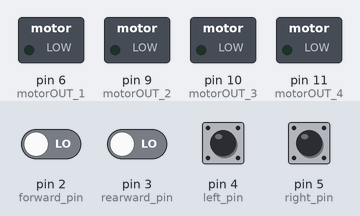
A sketch run on a simulated Arduino Uno, built with avr-gcc and run on an emulated ATmega328P. Parts: switched loads named in the sketch (green lamp = pin HIGH). Inputs (shaded band) come from the test bench; at power-on: pin 2 (forward_pin), pin 3 (rearward_pin), pin 4 (left_pin), pin 5 (right_pin) LOW.

Above: at 1.2 s.
1.3 s: pin 2 (forward_pin) driven HIGH
At 1.7 s:
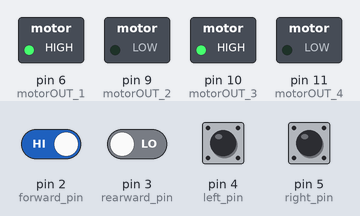
2.8 s: pin 3 (rearward_pin) driven HIGH
At 3.1 s:
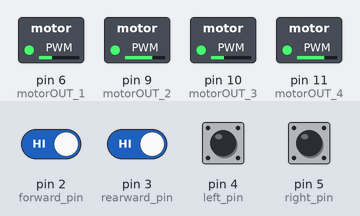
4.3 s: pin 4 (left_pin) pulled HIGH for 0.15 s
At 4.42 s:
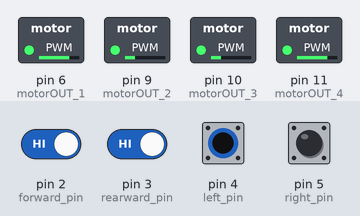
5.9 s: pin 5 (right_pin) pulled HIGH for 0.15 s
At 6.02 s:
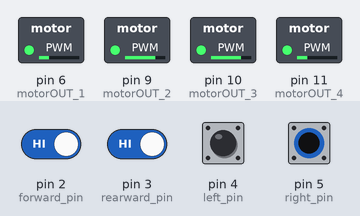
7.5 s: pin 2 (forward_pin) driven LOW
At 8.6 s:
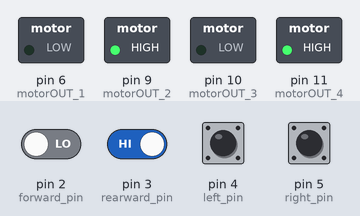
9.0 s: pin 4 (left_pin) pulled HIGH for 1 s
At 9.8 s:
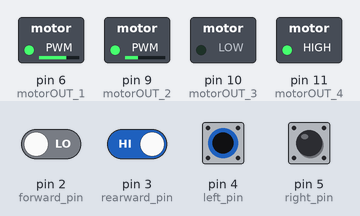
Timing chart, 0 to 12.0 s (numbered marks = the images above; inputs shaded):
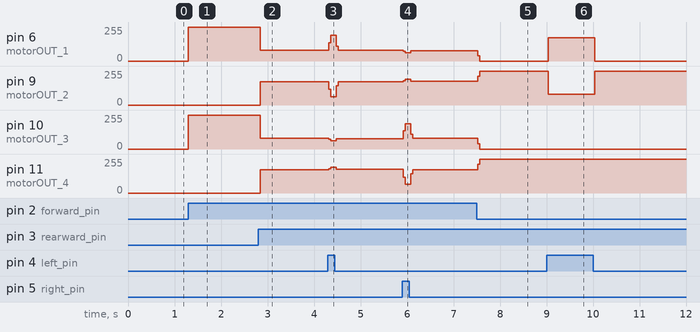

The sketch:

ROVER1_arduino.ino
```cpp
/*This script was created by GR3Y
 *
 * This script is for use with the XC4492 motor controller but can be easilly adapted to suit other H-Bridge motor controllers by changing the output for the motor contoller
 *
 * THIS SCRIPT IS FOR THE ARDUINO UNO AND NOT THE ESP8266, I HAVE LINKED THE OTHER CODE ALSO ON MY GITHUB PAGE
 *
 * I have the PDF for the XC4492 motor controller on my github page
 * -
 */

const int forward_pin = 2; //pins 2, 3, 4, 5 will be used for inputs
const int rearward_pin = 3;
const int left_pin = 4;
const int right_pin = 5;

int forward = 0;  //variables for the stat of the input:
int rearward = 0;
int left = 0;
int right = 0;

const int motorOUT_1 = 6; //PWM outputs for motor controller:
const int motorOUT_2 = 9;
const int motorOUT_3 = 10;
const int motorOUT_4 = 11;


void setup() {

  pinMode(forward_pin, INPUT);  //input coming from esp8266:
  pinMode(rearward_pin, INPUT);
  pinMode(left_pin, INPUT);
  pinMode(right_pin, INPUT);

  //-------------------------------------------------------------
  //CHANGE OUTPUTS FOR DIFFERENT H-BRIDGE MOTOR CONTROLLERS
  //-------------------------------------------------------------
  pinMode(motorOUT_1, OUTPUT); //outputs for the motor controller:
  pinMode(motorOUT_2, OUTPUT); //motorA = motorOUT_1 and motorOUT_2:
  pinMode(motorOUT_3, OUTPUT); //motorB = motorOUT_3 and motorOUT_4:
  pinMode(motorOUT_4, OUTPUT);
  //-------------------------------------------------------------
  //-------------------------------------------------------------

}

void loop() {
  //asign the current output from the esp8266 to the appropiate variable:
  forward = digitalRead(forward_pin);
  rearward = digitalRead(rearward_pin);
  left = digitalRead(left_pin);
  right = digitalRead(right_pin);

  //If the forward option is correct then set the pins to output the forward signal:
  if (forward == HIGH) {
    digitalWrite(motorOUT_1, HIGH);
    digitalWrite(motorOUT_2, LOW);
    digitalWrite(motorOUT_3, HIGH);
    digitalWrite(motorOUT_4, LOW);
  }

  //If the rearward option is correct then set the pins to output the rearward signal:
  if (rearward == HIGH) {
    digitalWrite(motorOUT_1, LOW);
    digitalWrite(motorOUT_2, HIGH);
    digitalWrite(motorOUT_3, LOW);
    digitalWrite(motorOUT_4, HIGH);
  }

  //If the left option is correct then set the pins to output the left signal:
  if (left == HIGH) {
    digitalWrite(motorOUT_1, HIGH);
    digitalWrite(motorOUT_2, LOW);
    digitalWrite(motorOUT_3, LOW);
    digitalWrite(motorOUT_4, HIGH);

  }

  //If the right option is correct then set the pins to output the right siganl:
  if (right == HIGH) {
    digitalWrite(motorOUT_1, LOW);
    digitalWrite(motorOUT_2, HIGH);
    digitalWrite(motorOUT_3, HIGH);
    digitalWrite(motorOUT_4, LOW);
  }
}
```

Measured:
- after the input at 1.3 s, pin 6 (motorOUT_1), pin 10 (motorOUT_3): 0/255 → 255/255 at once
- after the input at 2.8 s, pin 6 (motorOUT_1), pin 10 (motorOUT_3): 255/255 → 82/255 at once; pin 9 (motorOUT_2), pin 11 (motorOUT_4): 0/255 → 173/255 at once
- after the input at 4.3 s, pin 6 (motorOUT_1): 82/255 → 192/255 at once, → 82/255 0.16 s later; pin 9 (motorOUT_2): 173/255 → 62/255 at once, → 173/255 0.16 s later; pin 10 (motorOUT_3): 82/255 → 63/255 at once, → 78/255 0.16 s later; pin 11 (motorOUT_4): 173/255 → 192/255 at once, → 177/255 0.16 s later
- after the input at 5.9 s, pin 6 (motorOUT_1): 82/255 → 63/255 at once, → 78/255 0.16 s later; pin 9 (motorOUT_2): 173/255 → 192/255 at once, → 177/255 0.16 s later; pin 10 (motorOUT_3): 78/255 → 190/255 at once, → 82/255 0.16 s later; pin 11 (motorOUT_4): 177/255 → 65/255 at once, → 173/255 0.16 s later
- after the input at 7.5 s, pin 6 (motorOUT_1): 78/255 → 0/255 at once; pin 9 (motorOUT_2): 177/255 → 255/255 at once; pin 10 (motorOUT_3): 82/255 → 0/255 at once; pin 11 (motorOUT_4): 173/255 → 255/255 at once
- after the input at 9.0 s, pin 6 (motorOUT_1): 0/255 → 173/255 at once, → 0/255 1.0 s later; pin 9 (motorOUT_2): 255/255 → 82/255 at once, → 255/255 1.0 s later
